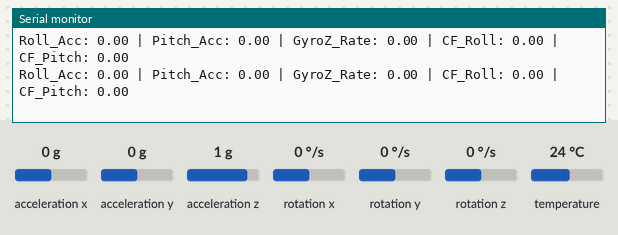
The sketch below on a simulated Arduino Nano, built with avr-gcc and run on an emulated ATmega328P. Shown: the last lines printed to the serial monitor. Inputs (shaded band) come from the test bench; at power-on: acceleration x 0 g, acceleration y 0 g, rotation x 0 °/s, rotation y 0 °/s, rotation z 0 °/s, acceleration z 1 g, temperature 24 °C.

Above: at 1.3 s.
1.4 s: acceleration x set to -1.4 g
At 1.62 s:
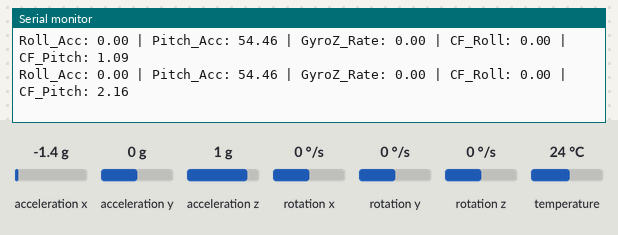
4.4 s: acceleration y set to -1.4 g
At 4.44 s:
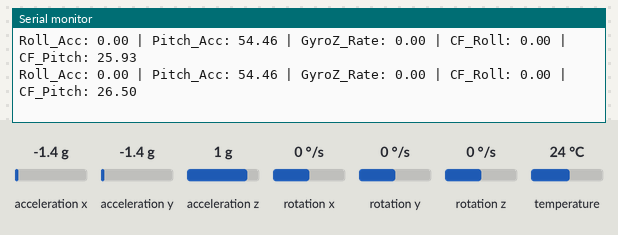
7.4 s: rotation x set to -192 °/s
At 7.49 s:
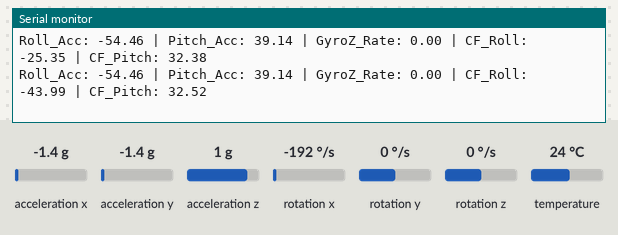
10.4 s: rotation y set to -192 °/s
At 10.48 s:
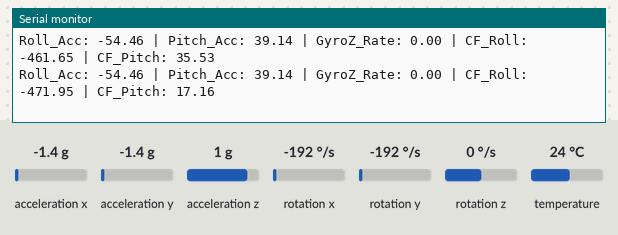
13.4 s: rotation z set to -192 °/s
At 13.44 s:
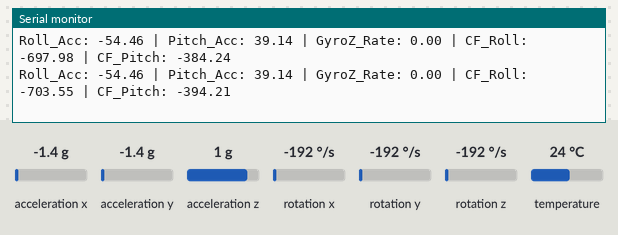
16.4 s: acceleration z set to -1.4 g
At 16.49 s:
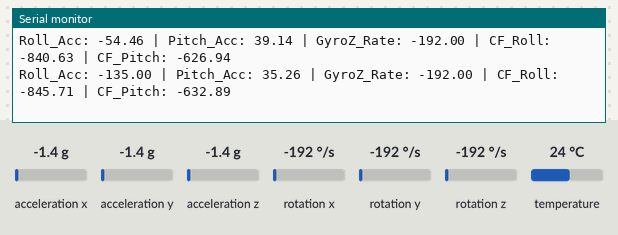
Timing chart, 0 to 19.4 s (numbered marks = the images above; inputs shaded):
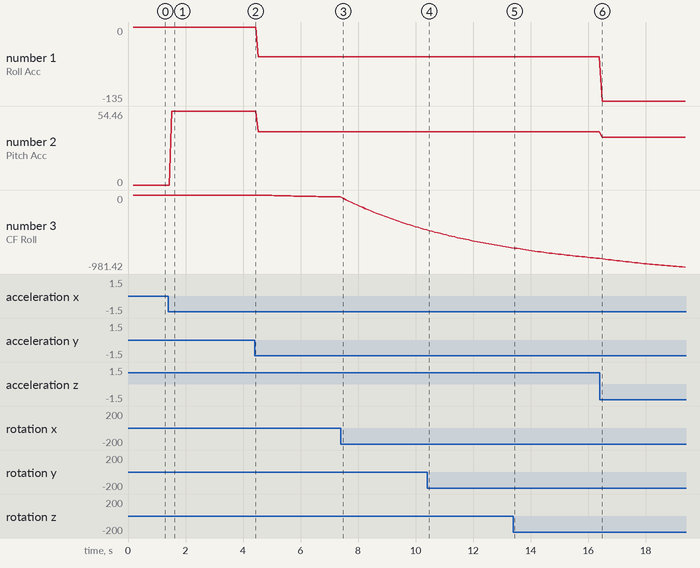

Measured:
- after the input at 1.4 s, the serial monitor: prints a new line after 0.12 s (image 1)
- after the input at 7.4 s, the serial monitor: prints a new line after 0.08 s (image 3)
- after the input at 10.4 s, the serial monitor: prints a new line after 0.08 s (image 4)
- after the input at 16.4 s, the serial monitor: prints a new line after 0.08 s (image 6)
- plotted number 1: 0 → -54.46 after the input at 4.4 s, -54.46 → -135 after the input at 16.4 s
- plotted number 2: 0 → 54.46 after the input at 1.4 s, 54.46 → 39.14 after the input at 4.4 s, 39.14 → 35.26 after the input at 16.4 s
- plotted number 3: 0 → -25.35 after the input at 4.4 s, -25.35 → -461.65 after the input at 7.4 s, -461.65 → -697.98 after the input at 10.4 s, -697.98 → -840.63 after the input at 13.4 s, -840.63 → -981.42 after the input at 16.4 s

The sketch:

MPU_test.ino
```cpp
#include <Wire.h>
#include <Adafruit_MPU6050.h>
#include <Adafruit_Sensor.h>

Adafruit_MPU6050 mpu;

// Variables to store angles
float roll_acc = 0.0;
float pitch_acc = 0.0;

// Gyroscope raw data (for Z-axis rotation rate)
float gyro_z = 0.0;

// For a simple complementary filter (optional, but recommended for better stability)
float gyro_x_rate = 0.0;
float gyro_y_rate = 0.0;
float angle_pitch = 0.0;
float angle_roll = 0.0;

unsigned long prev_time = 0;
float dt = 0.0;

// Complementary filter coefficient (adjust as needed, e.g., 0.98)
const float alpha = 0.98;


void setup() {
  Serial.begin(9600);
  while (!Serial) {
    delay(10); // wait for serial port to connect. Needed for native USB
  }

  // Initialize MPU6050
  // Wire.begin() is implicitly called by mpu.begin()
  // For Arduino Nano, A4 is SDA, A5 is SCL
  if (!mpu.begin()) {
    Serial.println("Failed to find MPU6050 chip");
    while (1) {
      delay(10);
    }
  }
  Serial.println("MPU6050 Found!");

  // Set accelerometer range (can be ACCEL_RANGE_2_G, ACCEL_RANGE_4_G, ACCEL_RANGE_8_G, ACCEL_RANGE_16_G)
  mpu.setAccelerometerRange(MPU6050_RANGE_8_G);
  Serial.print("Accelerometer range set to: ");
  switch (mpu.getAccelerometerRange()) {
    case MPU6050_RANGE_2_G:  Serial.println("+-2G");   break;
    case MPU6050_RANGE_4_G:  Serial.println("+-4G");   break;
    case MPU6050_RANGE_8_G:  Serial.println("+-8G");   break;
    case MPU6050_RANGE_16_G: Serial.println("+-16G");  break;
  }

  // Set gyroscope range (can be GYRO_RANGE_250_DEG, GYRO_RANGE_500_DEG, GYRO_RANGE_1000_DEG, GYRO_RANGE_2000_DEG)
  mpu.setGyroRange(MPU6050_RANGE_500_DEG);
  Serial.print("Gyro range set to: ");
  switch (mpu.getGyroRange()) {
    case MPU6050_RANGE_250_DEG:  Serial.println("+- 250 deg/s");  break;
    case MPU6050_RANGE_500_DEG:  Serial.println("+- 500 deg/s");  break;
    case MPU6050_RANGE_1000_DEG: Serial.println("+- 1000 deg/s"); break;
    case MPU6050_RANGE_2000_DEG: Serial.println("+- 2000 deg/s"); break;
  }

  // Set filter bandwidth (optional)
  mpu.setFilterBandwidth(MPU6050_BAND_21_HZ);
  Serial.print("Filter bandwidth set to: ");
  switch (mpu.getFilterBandwidth()) {
    case MPU6050_BAND_260_HZ: Serial.println("260 Hz"); break;
    case MPU6050_BAND_184_HZ: Serial.println("184 Hz"); break;
    case MPU6050_BAND_94_HZ:  Serial.println("94 Hz");  break;
    case MPU6050_BAND_44_HZ:  Serial.println("44 Hz");  break;
    case MPU6050_BAND_21_HZ:  Serial.println("21 Hz");  break;
    case MPU6050_BAND_10_HZ:  Serial.println("10 Hz");  break;
    case MPU6050_BAND_5_HZ:   Serial.println("5 Hz");   break;
  }

  Serial.println("\nReading data...");
  delay(100);
  prev_time = millis();
}

void loop() {
  sensors_event_t a, g, temp;
  mpu.getEvent(&a, &g, &temp);

  // Calculate dt (time difference)
  unsigned long current_time = millis();
  dt = (current_time - prev_time) / 1000.0; // Convert to seconds
  prev_time = current_time;

  // --- Calculate Roll and Pitch from Accelerometer ---
  // These are prone to noise from vibrations/acceleration
  // Roll: rotation around X-axis
  // Pitch: rotation around Y-axis
  // Note: MPU6050 axes might be different from your robot's axes.
  // Typically, for a board lying flat:
  // a.acceleration.x is acceleration along X
  // a.acceleration.y is acceleration along Y
  // a.acceleration.z is acceleration along Z (gravity when flat)

  // Roll calculation from accelerometer
  roll_acc = atan2(a.acceleration.y, a.acceleration.z) * 180.0 / M_PI;

  // Pitch calculation from accelerometer
  // Using sqrt(y^2 + z^2) in the denominator for pitch to avoid issues when roll is large
  pitch_acc = atan2(-a.acceleration.x, sqrt(a.acceleration.y * a.acceleration.y + a.acceleration.z * a.acceleration.z)) * 180.0 / M_PI;

  // --- Get Gyroscope Data ---
  // g.gyro.x, g.gyro.y, g.gyro.z are angular velocities in rad/s
  // Convert to degrees/s
  gyro_x_rate = g.gyro.x * 180.0 / M_PI; // Roll rate
  gyro_y_rate = g.gyro.y * 180.0 / M_PI; // Pitch rate
  gyro_z = g.gyro.z * 180.0 / M_PI;      // Yaw rate

  // --- Complementary Filter for Roll and Pitch ---
  // This combines accelerometer (good for long-term, but noisy)
  // and gyroscope (good for short-term, but drifts)

  // Roll
  angle_roll = alpha * (angle_roll + gyro_x_rate * dt) + (1.0 - alpha) * roll_acc;

  // Pitch
  angle_pitch = alpha * (angle_pitch + gyro_y_rate * dt) + (1.0 - alpha) * pitch_acc;


  // --- Print the data ---
  Serial.print("Roll_Acc: "); Serial.print(roll_acc);
  Serial.print(" | Pitch_Acc: "); Serial.print(pitch_acc);

  Serial.print(" | GyroZ_Rate: "); Serial.print(gyro_z); // Yaw rate

  Serial.print(" | CF_Roll: "); Serial.print(angle_roll);
  Serial.print(" | CF_Pitch: "); Serial.print(angle_pitch);

  Serial.println();

  delay(10); // Adjust delay as needed for your application
}
```
